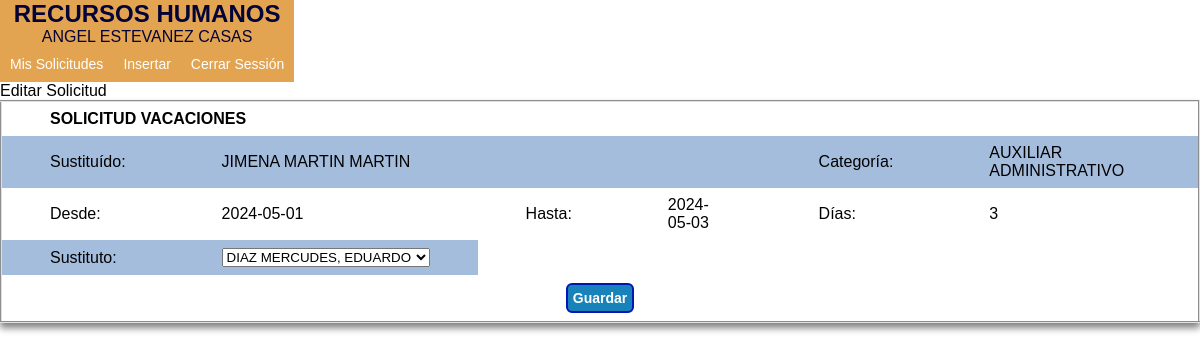
The page /apps/sustituto.php?id=28 (signed in) on the database its author committed.
### tables this page shows
CREATE TABLE IF NOT EXISTS `personal` (
  `idPersonal` int(11) NOT NULL AUTO_INCREMENT,
  `apellidos` varchar(45) NOT NULL,
  `nombre` varchar(20) NOT NULL,
  `fecNac` date NOT NULL,
  `idCategoria` int(11) NOT NULL,
  PRIMARY KEY (`idPersonal`),
  KEY `fk_Personal_Categoria1` (`idCategoria`),
  CONSTRAINT `fk_Personal_Categoria1` FOREIGN KEY (`idCategoria`) REFERENCES `categoria` (`idCategoria`) ON DELETE NO ACTION ON UPDATE NO ACTION
);

CREATE TABLE IF NOT EXISTS `solicitud` (
  `idSolicitud` int(11) NOT NULL AUTO_INCREMENT,
  `fecSolicitud` date NOT NULL,
  `fecInicial` date NOT NULL,
  `fecFinal` date NOT NULL,
  `diasSolicitados` int(11) NOT NULL,
  `autorizado` tinyint(4) DEFAULT 0,
  `sustituto` tinyint(4) DEFAULT 0,
  `idPersonal` int(11) NOT NULL,
  PRIMARY KEY (`idSolicitud`),
  KEY `fk_Solicitudes_Personal1` (`idPersonal`),
  CONSTRAINT `fk_Solicitudes_Personal1` FOREIGN KEY (`idPersonal`) REFERENCES `personal` (`idPersonal`) ON DELETE NO ACTION ON UPDATE NO ACTION
);

CREATE TABLE IF NOT EXISTS `categoria` (
  `idCategoria` int(11) NOT NULL AUTO_INCREMENT,
  `nomCategoria` varchar(45) NOT NULL,
  PRIMARY KEY (`idCategoria`)
);

### apps/sustituto.php (the view, shortened to what this page needs)
<!DOCTYPE html>
<html lang="es">
<head>
	<link rel="stylesheet" href="../recursos/estilos.css">
</head>
<body>
<div class="container">
    <?php include("menu.php");?>
    <p>Editar Solicitud</p>
    <?php
    if (!isset($_POST['idSolicitud'])) {
        include("../recursos/con_mysql.php");
        $sql="select s.fecInicial, p.nombre, p.apellidos, c.idCategoria, c.nomCategoria, s.fecFinal, s.diasSolicitados from solicitud s, personal p, categoria c where s.idPersonal=p.idPersonal and p.idCategoria=c.idCategoria and s.idSolicitud=".$_GET['id'];
        $tabla=$db->query($sql);
        $registro=$tabla->fetch_assoc();
    ?>
    <table width=80% cellspacing=0 cellpadding=0 border=0 style="border:2px outset #E1E1E1">
    <FORM NAME="form" onSubmit="sustituto.php" method="post">
    <tr> <td colspan=6 style="font-weight:bold">SOLICITUD VACACIONES</td> </tr>
    <tr>
        <td>Sustituído: </td>
        <td colspan="3"> <?=$registro["nombre"].' '.$registro["apellidos"]?> </td>
        <td>Categoría: </td>
        <td> <?=$registro["nomCategoria"]?> </td>
    </tr>
    <tr>
        <td>Desde: </td><td> <?=$registro["fecInicial"]?> </td>
        <td>Hasta: </td><td> <?=$registro["fecFinal"]?> </td>
        <td>Días: </td><td> <?=$registro["diasSolicitados"]?> </td>
    </tr>
    <tr>
        <td>Sustituto: </td>
        <td>
        <select name="idSustituto">
            <?php
                $sql="select s.idSustituto, s.nombre, s.apellidos from sustituto s where s.idCategoria=".$registro["idCategoria"]." order by s.apellidos, s.nombre";
                $tabla2=$db->query($sql);
                while ($sustituto=$tabla2->fetch_assoc())
                {
                    echo "<option value=".$sustituto["idSustituto"].">" .$sustituto["apellidos"].', ',$sustituto["nombre"]."</option>";
                }
            ?>
        </select>
        </td>
    </tr>
    <tr>
        <td colspan="6" align=center>
            <button type="submit" class="boton">Guardar</button>
        </td>
    </tr>
    </form>
    </table>
<?php
}
?>
</div>
</BODY>
</HTML>

### apps/menu.php (shortened to what this page needs)
<!DOCTYPE html>
<html lang="es">
<head>
	<link rel="stylesheet" href="../recursos/estilos.css">
</head>
<body>
  <div class="container">
    <header>
        <h2>RECURSOS HUMANOS</h2>
        <?php include('../recursos/con_mysql.php');
            $sql="SELECT nombre, apellidos FROM personal where idPersonal=".$_SESSION['idPersonal'];
            $tabla= $db->query($sql);
            $rows=$tabla->fetch_assoc();
            echo "<p>".$rows["nombre"].' '.$rows["apellidos"];
        ?>
        <nav>
            <?php
                if ($_SESSION['acceso']==1) {
                 echo "<ul>";
                   echo "<li><a href='misSolicitudes.php'>Mis Solicitudes</a></li>";
                   echo "<li><a href='insertarSolicitud.php'>Insertar</a></li>";
                }
                elseif ($_SESSION['acceso']==2) {
                    echo "<ul>";
                        echo "<li><a href='misSolicitudes.php'>Mis Solicitudes</a></li>";
                        echo "<li><a href='insertarSolicitud.php'>Insertar</a></li>";
                        echo "<li><a href='autorizadas.php'>Solicitudes Autorizadas</a></li>";
                }
                elseif ($_SESSION['acceso']==3) {
                    echo "<ul>";
                        echo "<li><a href='pendientes.php'>Solicitudes Pendientes</a></li>";
                        echo "<li><a href='sustituciones.php'>Sustituciones</a></li>";
                        echo "<li><a href='explotacion.php'>Informes</a></li>";
                }
                echo "<li><a href='../cerrarSesion.php'>Cerrar Sessión</a></li>";
                echo "</ul>";
            ?>
        </nav>
    </header>
  </div>
</body>
</html>

### recursos/estilos.css (style rules this page uses)
* { margin:0px; padding:0px; list-style: none; text-decoration: none; font-family: sans-serif; box-sizing: border-box; }
.container { position:relative; margin:auto; width:100%; height: auto; DISPLAY: FLEX; FLEX-WRAP: WRAP; }
.boton { text-decoration: none; padding: 5px; font-weight: 600; height: 30px; font-size: 14px; color: #ffffff; background-color: #1883ba; border-radius: 6px; border: 2px solid #0016b0; }
header { background: rgba(215, 126, 8, 0.7); text-align: center; color:rgb(3, 3, 55); }
nav ul { list-style: none; overflow: hidden; }
nav ul li { float: left; font-family: Arial, sans-serif; font-size: 14px; }
nav ul li a { display: block; padding: 10px; color: #fff; text-decoration: none; }
table { border-collapse: collapse; width: 100%; box-shadow: 0 5px 7px gray; }
td { padding: 0.5rem 3rem; font-size: 1rem; }
tr:nth-child(even) { background-color: #a4bddd; }

### rows shown on the page
personal: nombre "ANGEL", apellidos "ESTEVANEZ CASAS"
solicitud: idPersonal.nombre "JIMENA", idPersonal.apellidos "MARTIN MARTIN", categoria.nomCategoria "AUXILIAR ADMINISTRATIVO", fecInicial "2024-05-01", fecFinal "2024-05-03", diasSolicitados "3"

### other values the page prints
form field idSustituto "DIAZ MERCUDES, EDUARDO"
